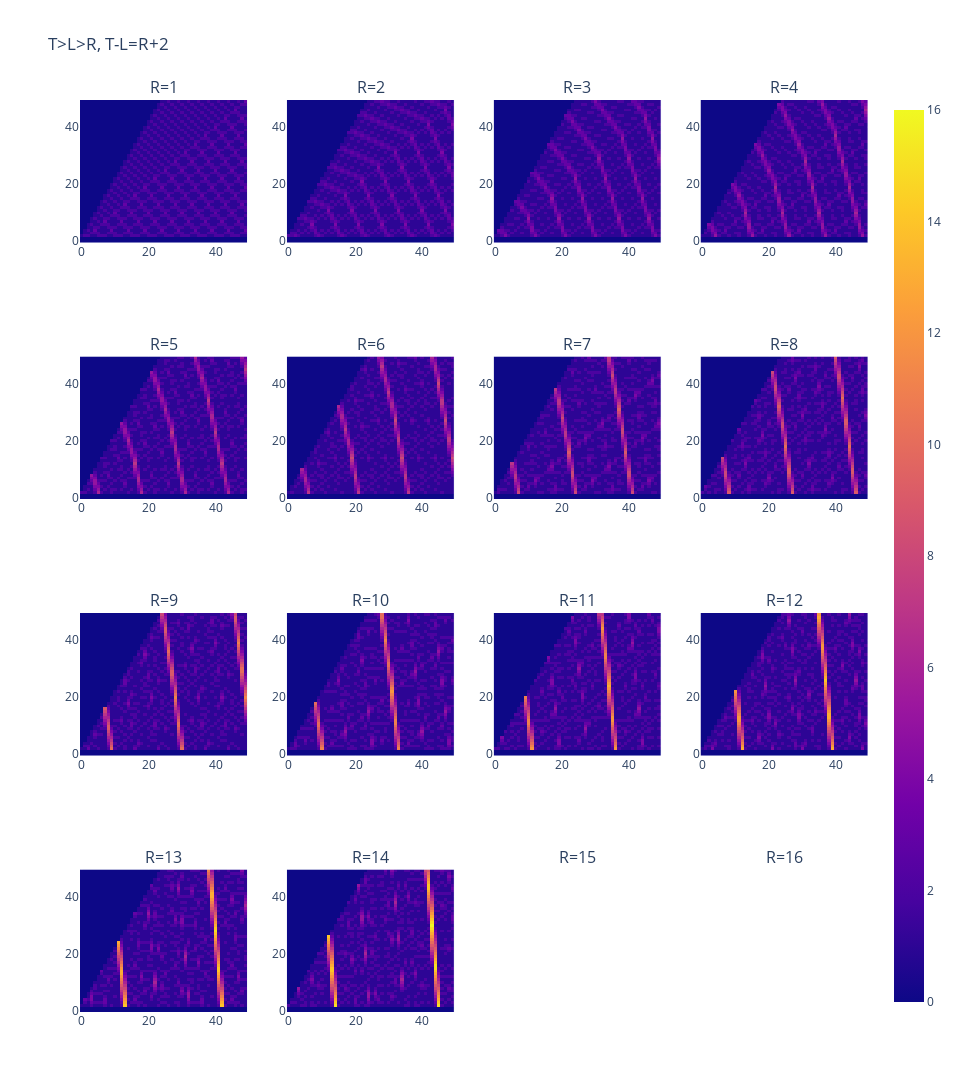

Source (notebook cell):
### Markdown cell above
## $T-L=R+e$ series

### Code cell
e = 2
size = 50
Row, Col = 4, 4
fig = make_subplots(
    Row, Col, subplot_titles=["R={}".format(v) for v in range(1, Row * Col + 1)]
)
# ---
for i, j in tqdm(itertools.product(range(Row), range(Col)), total=Row * Col):
    r = 1 + i * Col + j
    d = r + e
    try:
        df = pd.read_csv(f"data/fix_T-L_R/T-L={d}_R={r}_100x100.csv")
        mat = df.values[:size, :size]
        fig.append_trace(px.imshow(mat).data[0], i + 1, j + 1)
    except:
        pass
# ---
fig.update_layout(height=320 * Row, width=240 * Col, title=f"T>L>R, T-L=R+{e}")
fig.show()

### Figure 1 — Plotly figure (JSON) as saved in the notebook; plotly's stock layout.template omitted (floating-point values rounded to 4 significant figures; data arrays with more than 128 entries replaced by an {"elided": "..."} marker saying what was removed)
{"data": [{"coloraxis": "coloraxis", "hovertemplate": "x: %{x}<br>y: %{y}<br>color: %{z}<extra></extra>", "name": "0", "type": "heatmap", "xaxis": "x", "yaxis": "y", "z": {"elided": "50x50 int values"}}, {"coloraxis": "coloraxis", "hovertemplate": "x: %{x}<br>y: %{y}<br>color: %{z}<extra></extra>", "name": "0", "type": "heatmap", "xaxis": "x2", "yaxis": "y2", "z": {"elided": "50x50 int values"}}, {"coloraxis": "coloraxis", "hovertemplate": "x: %{x}<br>y: %{y}<br>color: %{z}<extra></extra>", "name": "0", "type": "heatmap", "xaxis": "x3", "yaxis": "y3", "z": {"elided": "50x50 int values"}}, {"coloraxis": "coloraxis", "hovertemplate": "x: %{x}<br>y: %{y}<br>color: %{z}<extra></extra>", "name": "0", "type": "heatmap", "xaxis": "x4", "yaxis": "y4", "z": {"elided": "50x50 int values"}}, {"coloraxis": "coloraxis", "hovertemplate": "x: %{x}<br>y: %{y}<br>color: %{z}<extra></extra>", "name": "0", "type": "heatmap", "xaxis": "x5", "yaxis": "y5", "z": {"elided": "50x50 int values"}}, {"coloraxis": "coloraxis", "hovertemplate": "x: %{x}<br>y: %{y}<br>color: %{z}<extra></extra>", "name": "0", "type": "heatmap", "xaxis": "x6", "yaxis": "y6", "z": {"elided": "50x50 int values"}}, {"coloraxis": "coloraxis", "hovertemplate": "x: %{x}<br>y: %{y}<br>color: %{z}<extra></extra>", "name": "0", "type": "heatmap", "xaxis": "x7", "yaxis": "y7", "z": {"elided": "50x50 int values"}}, {"coloraxis": "coloraxis", "hovertemplate": "x: %{x}<br>y: %{y}<br>color: %{z}<extra></extra>", "name": "0", "type": "heatmap", "xaxis": "x8", "yaxis": "y8", "z": {"elided": "50x50 int values"}}, {"coloraxis": "coloraxis", "hovertemplate": "x: %{x}<br>y: %{y}<br>color: %{z}<extra></extra>", "name": "0", "type": "heatmap", "xaxis": "x9", "yaxis": "y9", "z": {"elided": "50x50 int values"}}, {"coloraxis": "coloraxis", "hovertemplate": "x: %{x}<br>y: %{y}<br>color: %{z}<extra></extra>", "name": "0", "type": "heatmap", "xaxis": "x10", "yaxis": "y10", "z": {"elided": "50x50 int values"}}, {"coloraxis": "coloraxis", "hovertemplate": "x: %{x}<br>y: %{y}<br>color: %{z}<extra></extra>", "name": "0", "type": "heatmap", "xaxis": "x11", "yaxis": "y11", "z": {"elided": "50x50 int values"}}, {"coloraxis": "coloraxis", "hovertemplate": "x: %{x}<br>y: %{y}<br>color: %{z}<extra></extra>", "name": "0", "type": "heatmap", "xaxis": "x12", "yaxis": "y12", "z": {"elided": "50x50 int values"}}, {"coloraxis": "coloraxis", "hovertemplate": "x: %{x}<br>y: %{y}<br>color: %{z}<extra></extra>", "name": "0", "type": "heatmap", "xaxis": "x13", "yaxis": "y13", "z": {"elided": "50x50 int values"}}, {"coloraxis": "coloraxis", "hovertemplate": "x: %{x}<br>y: %{y}<br>color: %{z}<extra></extra>", "name": "0", "type": "heatmap", "xaxis": "x14", "yaxis": "y14", "z": {"elided": "50x50 int values"}}], "layout": {"annotations": [{"font": {"size": 16}, "showarrow": false, "text": "R=1", "x": 0.1062, "xanchor": "center", "xref": "paper", "y": 1, "yanchor": "bottom", "yref": "paper"}, {"font": {"size": 16}, "showarrow": false, "text": "R=2", "x": 0.3688, "xanchor": "center", "xref": "paper", "y": 1, "yanchor": "bottom", "yref": "paper"}, {"font": {"size": 16}, "showarrow": false, "text": "R=3", "x": 0.6313, "xanchor": "center", "xref": "paper", "y": 1, "yanchor": "bottom", "yref": "paper"}, {"font": {"size": 16}, "showarrow": false, "text": "R=4", "x": 0.8938, "xanchor": "center", "xref": "paper", "y": 1, "yanchor": "bottom", "yref": "paper"}, {"font": {"size": 16}, "showarrow": false, "text": "R=5", "x": 0.1062, "xanchor": "center", "xref": "paper", "y": 0.7188, "yanchor": "bottom", "yref": "paper"}, {"font": {"size": 16}, "showarrow": false, "text": "R=6", "x": 0.3688, "xanchor": "center", "xref": "paper", "y": 0.7188, "yanchor": "bottom", "yref": "paper"}, {"font": {"size": 16}, "showarrow": false, "text": "R=7", "x": 0.6313, "xanchor": "center", "xref": "paper", "y": 0.7188, "yanchor": "bottom", "yref": "paper"}, {"font": {"size": 16}, "showarrow": false, "text": "R=8", "x": 0.8938, "xanchor": "center", "xref": "paper", "y": 0.7188, "yanchor": "bottom", "yref": "paper"}, {"font": {"size": 16}, "showarrow": false, "text": "R=9", "x": 0.1062, "xanchor": "center", "xref": "paper", "y": 0.4375, "yanchor": "bottom", "yref": "paper"}, {"font": {"size": 16}, "showarrow": false, "text": "R=10", "x": 0.3688, "xanchor": "center", "xref": "paper", "y": 0.4375, "yanchor": "bottom", "yref": "paper"}, {"font": {"size": 16}, "showarrow": false, "text": "R=11", "x": 0.6313, "xanchor": "center", "xref": "paper", "y": 0.4375, "yanchor": "bottom", "yref": "paper"}, {"font": {"size": 16}, "showarrow": false, "text": "R=12", "x": 0.8938, "xanchor": "center", "xref": "paper", "y": 0.4375, "yanchor": "bottom", "yref": "paper"}, {"font": {"size": 16}, "showarrow": false, "text": "R=13", "x": 0.1062, "xanchor": "center", "xref": "paper", "y": 0.1562, "yanchor": "bottom", "yref": "paper"}, {"font": {"size": 16}, "showarrow": false, "text": "R=14", "x": 0.3688, "xanchor": "center", "xref": "paper", "y": 0.1562, "yanchor": "bottom", "yref": "paper"}, {"font": {"size": 16}, "showarrow": false, "text": "R=15", "x": 0.6313, "xanchor": "center", "xref": "paper", "y": 0.1562, "yanchor": "bottom", "yref": "paper"}, {"font": {"size": 16}, "showarrow": false, "text": "R=16", "x": 0.8938, "xanchor": "center", "xref": "paper", "y": 0.1562, "yanchor": "bottom", "yref": "paper"}], "height": 1280, "title": {"text": "T>L>R, T-L=R+2"}, "width": 960, "xaxis": {"anchor": "y", "autorange": true, "domain": [0, 0.2125], "range": [-0.5, 49.5]}, "xaxis10": {"anchor": "y10", "autorange": true, "domain": [0.2625, 0.475], "range": [-0.5, 49.5]}, "xaxis11": {"anchor": "y11", "autorange": true, "domain": [0.525, 0.7375], "range": [-0.5, 49.5]}, "xaxis12": {"anchor": "y12", "autorange": true, "domain": [0.7875, 1], "range": [-0.5, 49.5]}, "xaxis13": {"anchor": "y13", "autorange": true, "domain": [0, 0.2125], "range": [-0.5, 49.5]}, "xaxis14": {"anchor": "y14", "autorange": true, "domain": [0.2625, 0.475], "range": [-0.5, 49.5]}, "xaxis15": {"anchor": "y15", "domain": [0.525, 0.7375]}, "xaxis16": {"anchor": "y16", "domain": [0.7875, 1]}, "xaxis2": {"anchor": "y2", "autorange": true, "domain": [0.2625, 0.475], "range": [-0.5, 49.5]}, "xaxis3": {"anchor": "y3", "autorange": true, "domain": [0.525, 0.7375], "range": [-0.5, 49.5]}, "xaxis4": {"anchor": "y4", "autorange": true, "domain": [0.7875, 1], "range": [-0.5, 49.5]}, "xaxis5": {"anchor": "y5", "autorange": true, "domain": [0, 0.2125], "range": [-0.5, 49.5]}, "xaxis6": {"anchor": "y6", "autorange": true, "domain": [0.2625, 0.475], "range": [-0.5, 49.5]}, "xaxis7": {"anchor": "y7", "autorange": true, "domain": [0.525, 0.7375], "range": [-0.5, 49.5]}, "xaxis8": {"anchor": "y8", "autorange": true, "domain": [0.7875, 1], "range": [-0.5, 49.5]}, "xaxis9": {"anchor": "y9", "autorange": true, "domain": [0, 0.2125], "range": [-0.5, 49.5]}, "yaxis": {"anchor": "x", "autorange": true, "domain": [0.8438, 1], "range": [-0.5, 49.5]}, "yaxis10": {"anchor": "x10", "autorange": true, "domain": [0.2812, 0.4375], "range": [-0.5, 49.5]}, "yaxis11": {"anchor": "x11", "autorange": true, "domain": [0.2812, 0.4375], "range": [-0.5, 49.5]}, "yaxis12": {"anchor": "x12", "autorange": true, "domain": [0.2812, 0.4375], "range": [-0.5, 49.5]}, "yaxis13": {"anchor": "x13", "autorange": true, "domain": [0, 0.1562], "range": [-0.5, 49.5]}, "yaxis14": {"anchor": "x14", "autorange": true, "domain": [0, 0.1562], "range": [-0.5, 49.5]}, "yaxis15": {"anchor": "x15", "domain": [0, 0.1562]}, "yaxis16": {"anchor": "x16", "domain": [0, 0.1562]}, "yaxis2": {"anchor": "x2", "autorange": true, "domain": [0.8438, 1], "range": [-0.5, 49.5]}, "yaxis3": {"anchor": "x3", "autorange": true, "domain": [0.8438, 1], "range": [-0.5, 49.5]}, "yaxis4": {"anchor": "x4", "autorange": true, "domain": [0.8438, 1], "range": [-0.5, 49.5]}, "yaxis5": {"anchor": "x5", "autorange": true, "domain": [0.5625, 0.7188], "range": [-0.5, 49.5]}, "yaxis6": {"anchor": "x6", "autorange": true, "domain": [0.5625, 0.7188], "range": [-0.5, 49.5]}, "yaxis7": {"anchor": "x7", "autorange": true, "domain": [0.5625, 0.7188], "range": [-0.5, 49.5]}, "yaxis8": {"anchor": "x8", "autorange": true, "domain": [0.5625, 0.7188], "range": [-0.5, 49.5]}, "yaxis9": {"anchor": "x9", "autorange": true, "domain": [0.2812, 0.4375], "range": [-0.5, 49.5]}}}
